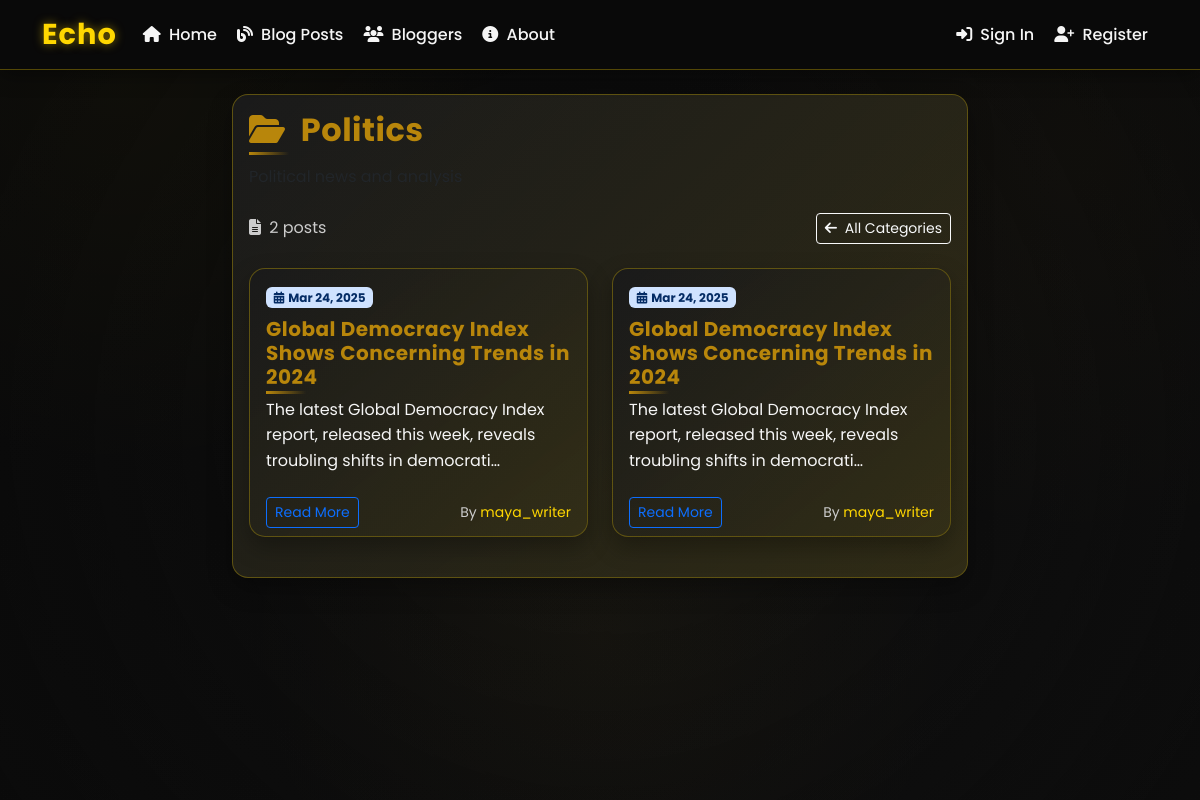
The app's page /blog/categories/politics/ with its own data.
### app/models.py (models this page shows, shortened)
class Category(models.Model):
    name = models.CharField(max_length=100, unique=True)
    slug = models.SlugField(max_length=100, unique=True)
    description = models.TextField(blank=True)
    created_at = models.DateTimeField(auto_now_add=True)
    class Meta:
        verbose_name_plural = 'Categories'
        ordering = ['name']

class BlogPost(models.Model):
    title = models.CharField(max_length=200)
    content = models.TextField()
    featured_image = models.ImageField(upload_to='blog_images/', null=True, blank=True)
    author = models.ForeignKey(User, on_delete=models.CASCADE, related_name='blog_posts')
    categories = models.ManyToManyField(Category, related_name='posts', blank=True)
    created_at = models.DateTimeField(auto_now_add=True)
    updated_at = models.DateTimeField(auto_now=True)
    class Meta:
        ordering = ['-created_at']

class User(AbstractUser):
    full_name = models.CharField(max_length=255, blank=True)
    bio = models.TextField(max_length=500, blank=True)
    location = models.CharField(max_length=100, blank=True)
    website = models.URLField(max_length=200, blank=True)
    profile_picture = models.ImageField(upload_to='profile_pics/', null=True, blank=True)
    created_at = models.DateTimeField(auto_now_add=True)
    updated_at = models.DateTimeField(auto_now=True)
    objects = UserManager()

### app/views.py (the view)
# urls.py: path('blog/categories/<slug:slug>/', views.category_detail, name='category_detail'),
def category_detail(request, slug):
    category = get_object_or_404(Category, slug=slug)
    posts = BlogPost.objects.filter(categories=category)
    paginator = Paginator(posts, 6)
    page_number = request.GET.get('page')
    posts = paginator.get_page(page_number)
    return render(request, 'category_detail.html', {
        'category': category,
        'posts': posts
    })

### app/templates/category_detail.html (shortened to what this page needs)
{% extends 'base.html' %}
{% block content %}
<div class="row">
    <div class="col-lg-8 mx-auto">
        <div class="card glass-card mb-4">
            <div class="card-body">
                <h2 class="card-title with-line">
                    <i class="fas fa-folder-open me-2"></i>
                    {{ category.name }}
                </h2>
                {% if category.description %}
                <div class="mb-4">
                    <p>{{ category.description }}</p>
                </div>
                {% endif %}
                <div class="d-flex justify-content-between align-items-center mb-4">
                    <p class="text-muted mb-0">
                        <i class="fas fa-file-alt me-1"></i> {{ posts.paginator.count }} post{{ posts.paginator.count|pluralize }}
                    </p>
                    <a href="{% url 'category_list' %}" class="btn btn-sm btn-outline-light">
                        <i class="fas fa-arrow-left me-1"></i> All Categories
                    </a>
                </div>
                {% if posts %}
                <div class="row">
                    {% for post in posts %}
                        <div class="col-md-6 mb-4">
                            <div class="card post-card h-100">
                                <div class="card-body">
                                    <div class="post-meta mb-2">
                                        <span class="badge bg-primary-subtle text-primary-emphasis">
                                            <i class="fas fa-calendar-alt me-1"></i>{{ post.created_at|date:"M d, Y" }}
                                        </span>
                                    </div>
                                    <h5 class="card-title mb-2">{{ post.title }}</h5>
                                    <p class="card-text">{{ post.content|truncatechars:100 }}</p>
                                </div>
                                <div class="card-footer bg-transparent border-0">
                                    <div class="d-flex justify-content-between align-items-center">
                                        <a href="{% url 'blog_detail' post.id %}" class="btn btn-sm btn-outline-primary">Read More</a>
                                        <small class="text-muted">
                                            By <a href="{% url 'blogger_detail' post.author.id %}">{{ post.author.username }}</a>
                                        </small>
                                    </div>
                                </div>
                            </div>
                        </div>
                    {% endfor %}
                </div>
                {% endif %}
            </div>
        </div>
    </div>
</div>
{% endblock %}

### app/templates/base.html (style rules this page uses)
:root { --primary: #FFD700; --primary-light: #FFDF45; --primary-dark: #D4AF37; --accent: #B8860B; --accent-alt: #FFF8DC; --bg-dark: #0A0A0A; --bg-card: #1A1A1A; --text-light: #F5F5F5; --text-muted: #CCCCCC; --success: #D4AF37; --warning: #FF8C00; --danger: #B22222; --card-border-radius: 16px; --btn-border-radius: 12px; --input-border-radius: 10px; }
body { background: linear-gradient(135deg, var(--bg-dark) 0%, #121212 100%); color: var(--text-light); font-family: 'Poppins', sans-serif; min-height: 100vh; position: relative; overflow-x: hidden; }
body::before { content: ''; position: fixed; top: 0; left: 0; width: 100%; height: 100%; background: radial-gradient(circle at 10% 10%, rgba(255, 215, 0, 0.05) 0%, transparent 30%), radial-gradient(circle at 90% 20%, rgba(184, 134, 11, 0.05) 0%, transparent 30%), radial-gradient(circle at 50% 80%, rgba(212, 175, 55, 0.05) 0%, transparent 40%); pointer-events: none; z-index: -1; }
.card { background: linear-gradient(145deg, var(--bg-card) 0%, rgba(26, 26, 26, 0.9) 100%); border: 1px solid rgba(255, 215, 0, 0.3); box-shadow: 0 10px 25px rgba(0, 0, 0, 0.3); border-radius: var(--card-border-radius); transition: all 0.4s cubic-bezier(0.175, 0.885, 0.32, 1.275); overflow: hidden; position: relative; z-index: 1; }
.card::before { content: ''; position: absolute; top: 0; left: 0; width: 100%; height: 100%; background: linear-gradient(135deg, transparent 0%, rgba(255, 215, 0, 0.1) 100%); z-index: -1; }
.card::after { content: ''; position: absolute; top: -50%; left: -50%; width: 200%; height: 200%; background: radial-gradient(circle, rgba(184, 134, 11, 0.1) 0%, transparent 70%); opacity: 0; z-index: -1; transition: opacity 0.4s ease; }
.card-title { color: var(--accent); font-weight: 700; letter-spacing: 0.5px; margin-bottom: 15px; position: relative; display: inline-block; }
.card-title::after { content: ''; position: absolute; bottom: -5px; left: 0; width: 40px; height: 3px; background: linear-gradient(to right, var(--accent), transparent); }
.card-text { color: var(--text-light); line-height: 1.6; }
.text-muted { color: var(--text-muted) !important; }
a { color: var(--primary); text-decoration: none; transition: all 0.3s ease; position: relative; }

### records on screen
Category: name "Politics"
BlogPost: created_at "Mar 24, 2025", title "Global Democracy Index Shows Concerning Trends in 2024", content "The latest Global Democracy Index report, released this week, reveals troubling shifts in democrati…", author.username "maya_writer"
BlogPost: created_at "Mar 24, 2025", title "Global Democracy Index Shows Concerning Trends in 2024", content "The latest Global Democracy Index report, released this week, reveals troubling shifts in democrati…", author.username "maya_writer"

### other values on screen
{{ posts.paginator.count }} "2"
